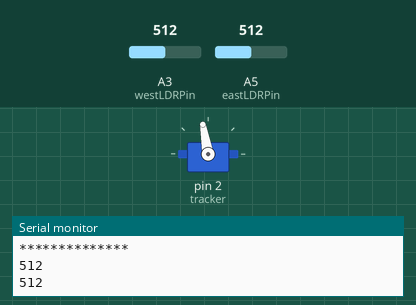
This sketch was run on a simulated Arduino Uno, built with avr-gcc and run on an emulated ATmega328P. Shown: servo, the last lines printed to the serial monitor. Inputs (shaded band) come from the test bench; at power-on: A3 (westLDRPin) = 512, A5 (eastLDRPin) = 512.

Above: at 1.2 s.
1.3 s: A3 (westLDRPin) set to 547
At 3.0 s:
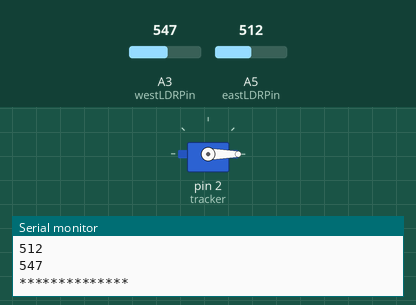
4.3 s: A5 (eastLDRPin) set to 555
5.8 s: A5 (eastLDRPin) set to 576
At 8.5 s:
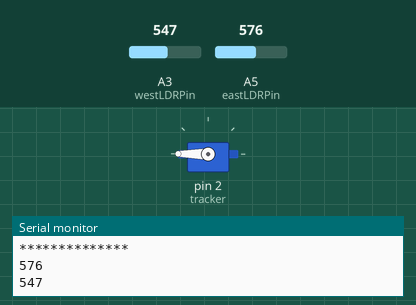
8.8 s: A3 (westLDRPin) set to 581
10.3 s: A3 (westLDRPin) set to 603
At 10.49 s:
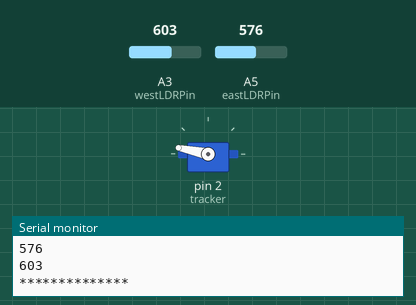
13.3 s: A5 (eastLDRPin) set to 1023
At 13.78 s:
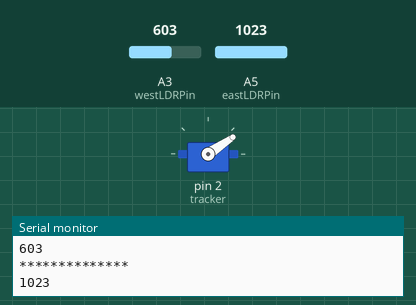
Timing chart, 0 to 17.3 s (numbered marks = the images above; inputs shaded):
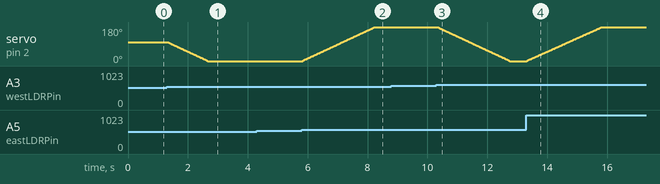

Measured:
- the behaviour switches between 531 and 532 on A3 (westLDRPin) (found by bisection; images 0 and 1)
- the behaviour switches between 566 and 567 on A5 (eastLDRPin) (found by bisection; images 1 and 2)
- the behaviour switches between 595 and 596 on A3 (westLDRPin) (found by bisection; images 2 and 3)
- after the input at 1.3 s, servo on pin 2 (tracker): moves from 100° to 0° over 1.3 s, starting at once
- after the input at 5.8 s, servo on pin 2 (tracker): moves from 0° to 180° over 2.4 s, starting at once
- after the input at 10.3 s, servo on pin 2 (tracker): moves from 180° to 0° over 2.4 s, starting at once
- after the input at 13.3 s, servo on pin 2 (tracker): moves from 0° to 180° over 2.5 s, starting at once

The sketch:

SolarTracker.ino
```cpp
//Arduino solar tracker code

#include <Servo.h>

Servo tracker;
int eastLDRPin = A5;
int westLDRPin = A3;
int eastLDR = 0;
int westLDR = 0;
int difference = 0;
int difference2 = 0;

int trackerPos = 100;

void setup()
{
  tracker.attach(2);
  pinMode(eastLDRPin, INPUT);
  pinMode(westLDRPin, INPUT);
  Serial.begin(9600);
  tracker.write(trackerPos);


}


void loop()
{
  eastLDR = analogRead(eastLDRPin);
  westLDR = analogRead(westLDRPin);
  Serial.println(eastLDR);
  Serial.println(westLDR);
  Serial.println("**************");
  difference = eastLDR - westLDR;
  difference2 = westLDR - eastLDR;

  if (difference >= 20 and trackerPos <180){
    trackerPos = trackerPos +2;
    tracker.write(trackerPos);
  }

  if (difference2 >= 20 and trackerPos >0){
    trackerPos = trackerPos -2;
    tracker.write(trackerPos);
  }

  delay(10);


}
```
